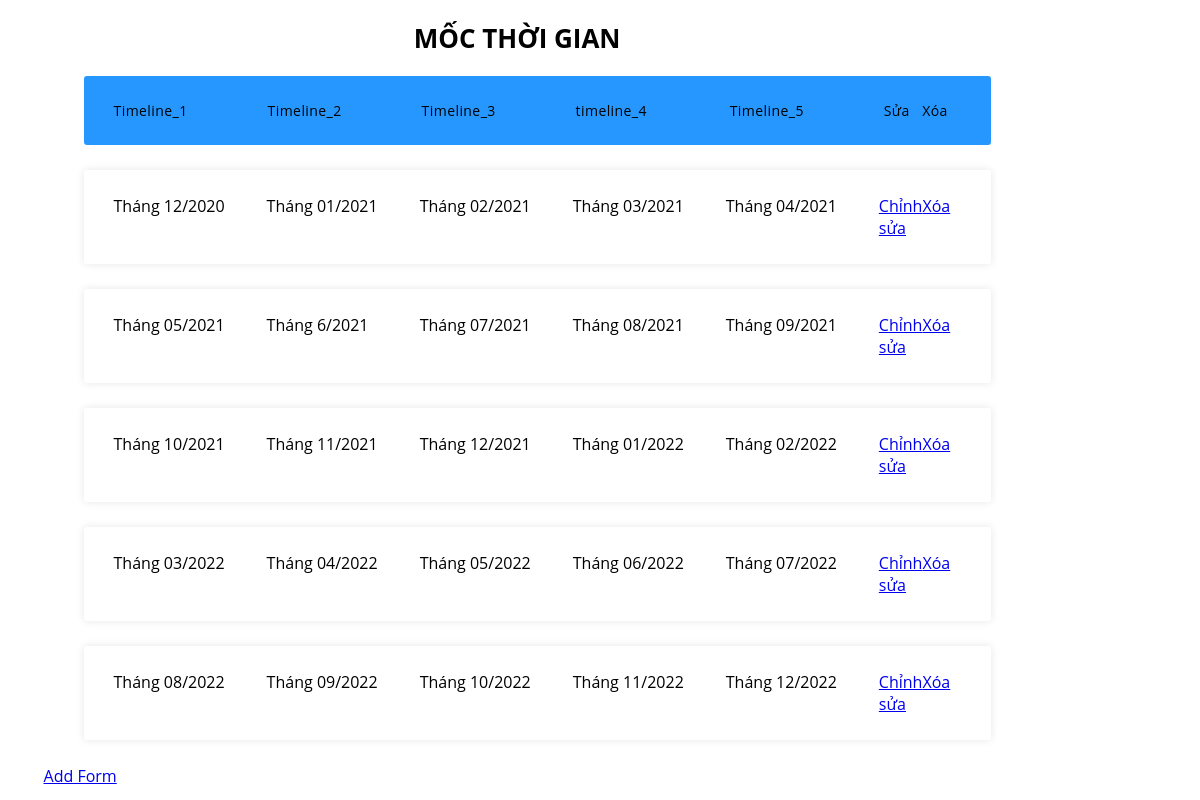
Screenshot of /Admin/timeline/timeline.php with the database file from the repository.
### tables this page shows
CREATE TABLE `timeline` (
  `id` int(100) NOT NULL,
  `Timeline_1` varchar(1100) NOT NULL,
  `Timeline_2` varchar(200) NOT NULL,
  `Timeline_3` varchar(300) NOT NULL,
  `Timeline_4` varchar(400) NOT NULL,
  `Timeline_5` varchar(500) NOT NULL
);

### Admin/dph.php (called while the page is built, shortened)
<?php
class dph
{
    public $__conn;
    function connect()
    {
        if (!$this->__conn){
            $this->__conn = mysqli_connect('localhost','root','','constractor_building') or die ('Lỗi kết nối');
            mysqli_query($this->__conn, "SET character_set_results = 'utf8', character_set_client = 'utf8', character_set_database = 'utf8', character_set_server = 'utf8'");
        }
    }
    function get_list($sql)
    {
        $result = mysqli_query($this->__conn, $sql);
        $return = array();
        while ($row = mysqli_fetch_assoc($result)){
            $return[] = $row;
        }
        return $return;
    }
}
?>

### Admin/timeline/timeline.php (the view)
<?php
include("../dph.php")?>
<link rel="stylesheet" href="./CSS/timeline.css">
<div class="container">
  <h2>MỐC THỜI GIAN</h2>
  <ul class="responsive-table">
    <li class="table-header">
      <div class="col col-2">Timeline_1</div>
      <div class="col col-2">Timeline_2</div>
      <div class="col col-2">Timeline_3</div>
      <div class="col col-2">timeline_4</div>
      <div class="col col-2">Timeline_5</div>
      <div class="col col-1">Sửa</div>
      <div class="col col-1">Xóa </div>
    </li>
    <?php
        $database = new dph();
        $row = $database -> get_list('select * from timeline;')?>
        <?php foreach($row as $value):?>
          <li class="table-row">
          <div class="col col-2"><?php echo $value['Timeline_1'] ?></div>
          <div class="col col-2"><?php echo $value['Timeline_2'] ?></div>
          <div class="col col-2"><?php echo $value['Timeline_3'] ?></div>
          <div class="col col-2"><?php echo $value['Timeline_4'] ?></div>
          <div class="col col-2"><?php echo $value['Timeline_5'] ?></div>
            <div class="col col-1"><a href="./update.php?id=<?php echo $value['id']?>">Chỉnh sửa</a></div>
            <div class="col col-1"><a href="./delete.php?id=<?php echo $value['id']?>">Xóa</a></div>
        </li>
        <?php endforeach ?>
  </ul>
  <a href="../timeline/Form.php">Add Form</a>
</div>

### Admin/timeline/CSS/timeline.css (style rules this page uses)
.container { max-width: 80%; margin-left: 3%; }
h2 { font-size: 26px; margin: 20px 0; text-align: center; }
.responsive-table li { border-radius: 3px; padding: 25px 30px; display: -webkit-box; display: -ms-flexbox; display: flex; -webkit-box-pack: justify; -ms-flex-pack: justify; justify-content: space-between; margin-bottom: 25px; }
.responsive-table .table-header { background-color: #2697FF; font-size: 14px; letter-spacing: 0.03em; }
.responsive-table .table-row { background-color: #ffffff; -webkit-box-shadow: 0px 0px 9px 0px rgba(0, 0, 0, 0.1); box-shadow: 0px 0px 9px 0px rgba(0, 0, 0, 0.1); }
.responsive-table .col-1 { -ms-flex-preferred-size: 10%; flex-basis: 10%; }
.responsive-table .col-2 { -ms-flex-preferred-size: 40%; flex-basis: 40%; }

### rows the page displays
timeline: Timeline_1 "Tháng 12/2020", Timeline_2 "Tháng 01/2021", Timeline_3 "Tháng 02/2021", Timeline_4 "Tháng 03/2021", Timeline_5 "Tháng 04/2021"
timeline: Timeline_1 "Tháng 05/2021", Timeline_2 "Tháng 6/2021", Timeline_3 "Tháng 07/2021", Timeline_4 "Tháng 08/2021", Timeline_5 "Tháng 09/2021"
timeline: Timeline_1 "Tháng 10/2021", Timeline_2 "Tháng 11/2021", Timeline_3 "Tháng 12/2021", Timeline_4 "Tháng 01/2022", Timeline_5 "Tháng 02/2022"
timeline: Timeline_1 "Tháng 03/2022", Timeline_2 "Tháng 04/2022", Timeline_3 "Tháng 05/2022", Timeline_4 "Tháng 06/2022", Timeline_5 "Tháng 07/2022"
timeline: Timeline_1 "Tháng 08/2022", Timeline_2 "Tháng 09/2022", Timeline_3 "Tháng 10/2022", Timeline_4 "Tháng 11/2022", Timeline_5 "Tháng 12/2022"
